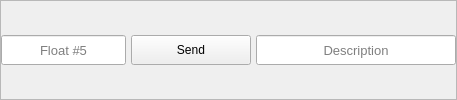
              <widget class="QFrame" name="frameCustom_5">
               <property name="frameShape">
                <enum>QFrame::StyledPanel</enum>
               </property>
               <property name="frameShadow">
                <enum>QFrame::Raised</enum>
               </property>
               <layout class="QHBoxLayout" name="horizontalLayout_20">
                <property name="spacing">
                 <number>5</number>
                </property>
                <property name="leftMargin">
                 <number>0</number>
                </property>
                <property name="topMargin">
                 <number>0</number>
                </property>
                <property name="rightMargin">
                 <number>0</number>
                </property>
                <property name="bottomMargin">
                 <number>0</number>
                </property>
                <item>
                 <widget class="QLineEdit" name="txtSettingFloat_5">
                  <property name="sizePolicy">
                   <sizepolicy hsizetype="Expanding" vsizetype="Preferred">
                    <horstretch>0</horstretch>
                    <verstretch>0</verstretch>
                   </sizepolicy>
                  </property>
                  <property name="minimumSize">
                   <size>
                    <width>0</width>
                    <height>30</height>
                   </size>
                  </property>
                  <property name="maximumSize">
                   <size>
                    <width>16777215</width>
                    <height>30</height>
                   </size>
                  </property>
                  <property name="sizeIncrement">
                   <size>
                    <width>0</width>
                    <height>0</height>
                   </size>
                  </property>
                  <property name="font">
                   <font>
                    <family>Arial</family>
                    <pointsize>10</pointsize>
                   </font>
                  </property>
                  <property name="alignment">
                   <set>Qt::AlignCenter</set>
                  </property>
                  <property name="placeholderText">
                   <string>Float #5</string>
                  </property>
                 </widget>
                </item>
                <item>
                 <widget class="QPushButton" name="btnSettingCustomSend_5">
                  <property name="sizePolicy">
                   <sizepolicy hsizetype="Preferred" vsizetype="Preferred">
                    <horstretch>0</horstretch>
                    <verstretch>0</verstretch>
                   </sizepolicy>
                  </property>
                  <property name="minimumSize">
                   <size>
                    <width>120</width>
                    <height>30</height>
                   </size>
                  </property>
                  <property name="maximumSize">
                   <size>
                    <width>150</width>
                    <height>30</height>
                   </size>
                  </property>
                  <property name="font">
                   <font>
                    <family>Arial</family>
                    <pointsize>9</pointsize>
                   </font>
                  </property>
                  <property name="text">
                   <string>Send</string>
                  </property>
                 </widget>
                </item>
                <item>
                 <widget class="QLineEdit" name="txtSettingDescription_5">
                  <property name="sizePolicy">
                   <sizepolicy hsizetype="Expanding" vsizetype="Preferred">
                    <horstretch>0</horstretch>
                    <verstretch>0</verstretch>
                   </sizepolicy>
                  </property>
                  <property name="minimumSize">
                   <size>
                    <width>200</width>
                    <height>30</height>
                   </size>
                  </property>
                  <property name="maximumSize">
                   <size>
                    <width>16777215</width>
                    <height>30</height>
                   </size>
                  </property>
                  <property name="sizeIncrement">
                   <size>
                    <width>0</width>
                    <height>0</height>
                   </size>
                  </property>
                  <property name="font">
                   <font>
                    <family>Arial</family>
                    <pointsize>10</pointsize>
                   </font>
                  </property>
                  <property name="alignment">
                   <set>Qt::AlignCenter</set>
                  </property>
                  <property name="placeholderText">
                   <string>Description</string>
                  </property>
                 </widget>
                </item>
               </layout>
              </widget>
